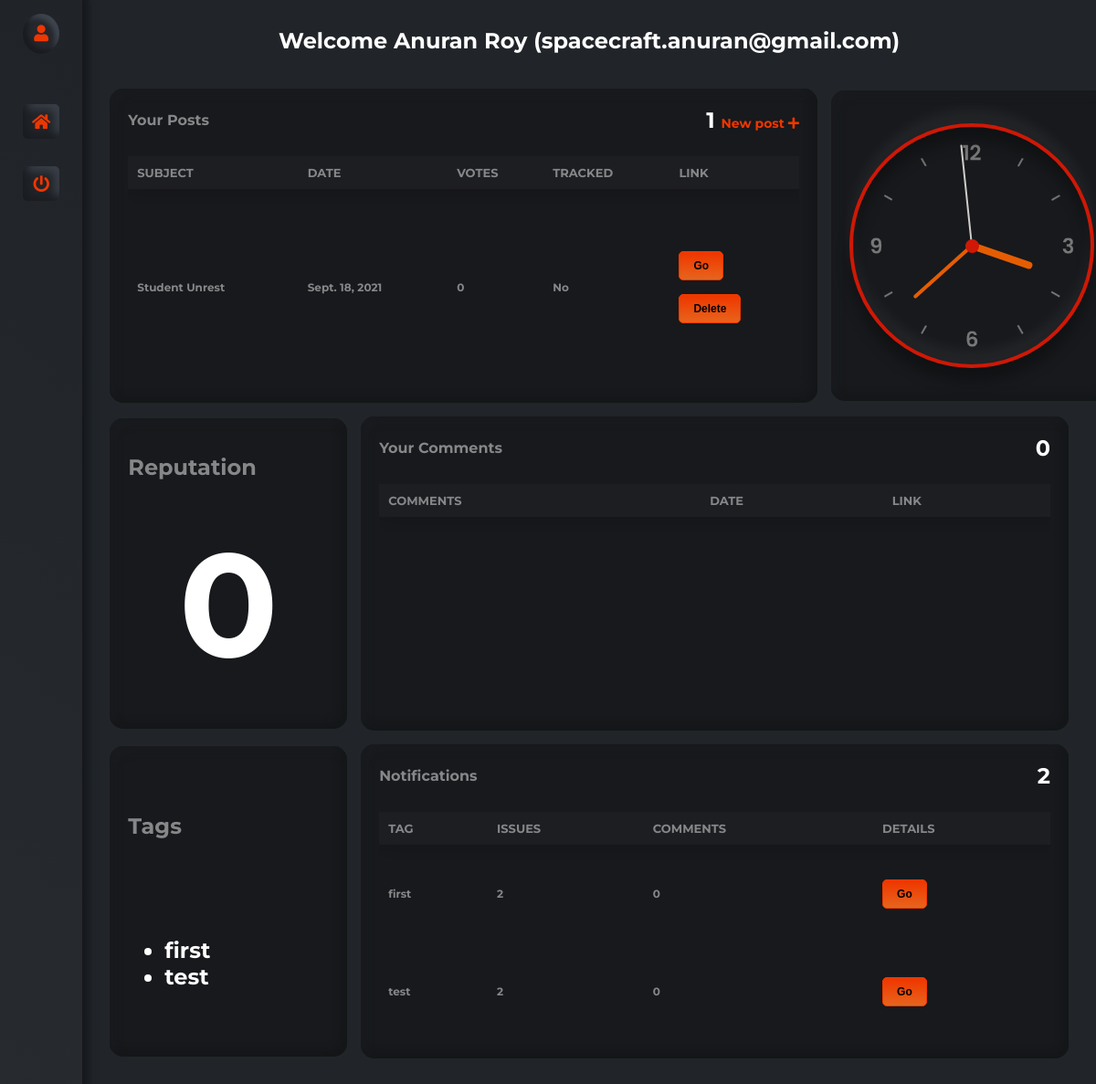
/forum/dashboard/ (signed in), run on an earlier commit of the app's database.
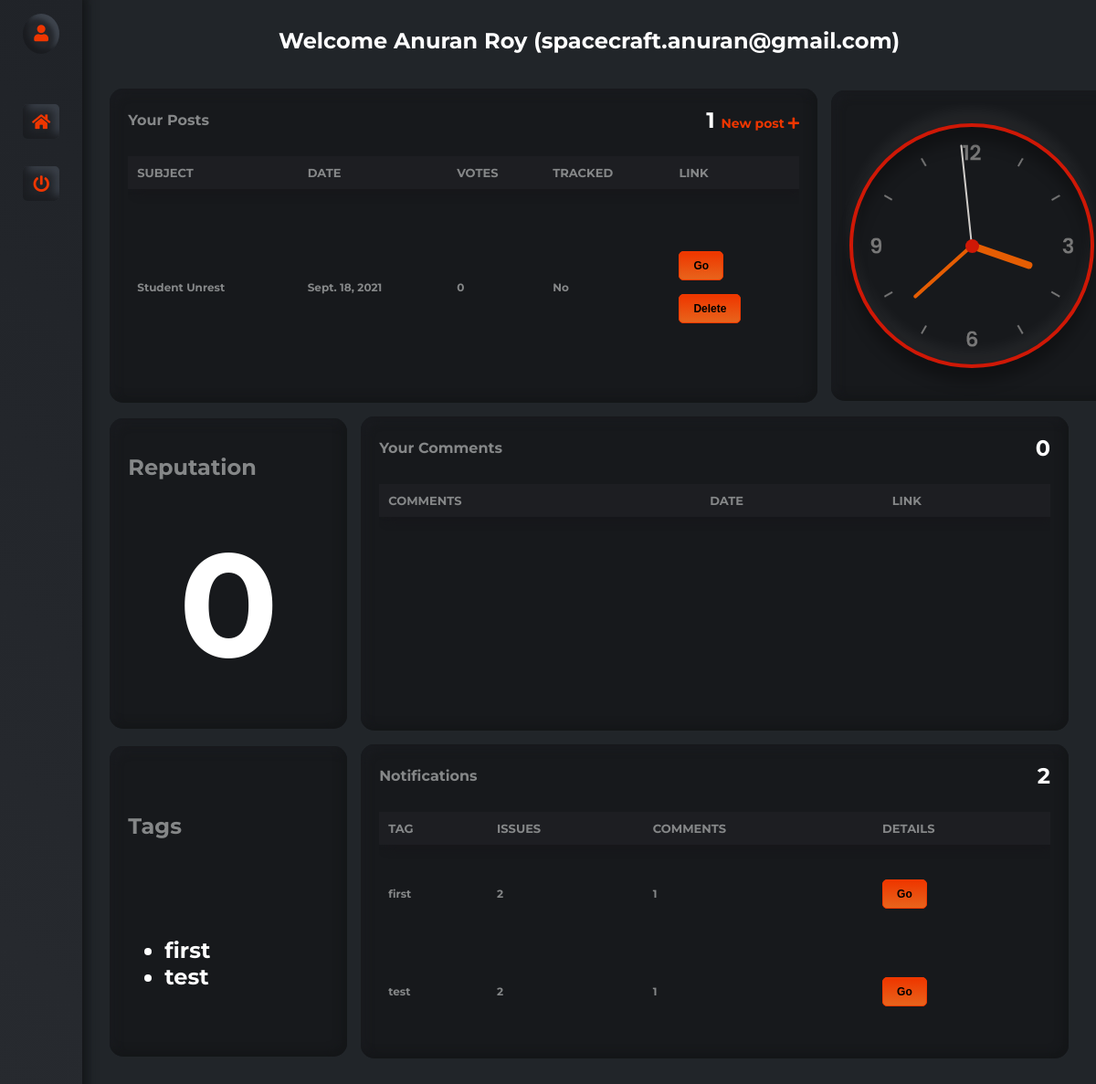
And on a later commit of the database.
### forum/models.py (models this page shows)
class Tags(models.Model):
    sno = models.AutoField(primary_key=True)
    label = models.CharField(max_length=100, default="Untagged", unique=True)
    usernames = models.JSONField(default=list)
    issues = models.JSONField(default=list)
    comments = models.JSONField(default=list)
    def __str__(self):
        return self.label

### forum/views.py (the view)
# urls.py: path('dashboard/', views.dashboard, name="Dashboard"),
def dashboard(request):
    if request.user.is_authenticated:
        activity = list(Issue.objects.filter(user=request.user))
        data = User.objects.filter(username = request.user.username)
        profile = UserProfile.objects.filter(username = request.user.username).first()
        if request.user.is_superuser:
            return redirect("/admin/")
        isTeacher = False
        if(profile == None):
            profile = TeacherProfile.objects.filter(username = request.user.username).first()
            isTeacher = True
        params = dict(data.values()[0])
        params["activity"] = activity
        params["rollno"] = profile.__dict__["rollno"] if not request.user.is_superuser else "NA"
        params["reputation"] = profile.__dict__["reputation"] if not request.user.is_superuser else "Inf"
        params["profilepic"] = profile.__dict__["profilepic"] if not request.user.is_superuser else ''
        if isTeacher:
            params["tags"] = profile.__dict__["tags"]
        comments_activity = list(Comment.objects.filter(username=request.user.username))
        params["comments"] = comments_activity
        if isTeacher:
            a = list(Tags.objects.all())
            username = request.user.username
            ls = []
            for i in a:
                if username in i.usernames:
                    ls.append(i)
            params["notifications"] = ls
            myprof = TeacherProfile.objects.filter(username=username).first()
            ls2 = [x.label for x in ls]
            if myprof is not None:
                myprof.tags = ls2
                myprof.save()
            print(f"\n\n\n{ls}\n\n\n")
        if isTeacher:
            return render(request, 'forum/staff/dashboard.html', params)
        else:
            return render(request, 'forum/student/dashboard.html', params)
    else:
        return redirect('/forum/login')

### forum/templates/forum/staff/dashboard.html (shortened to what the changed rows need)
{% load static %}
<!DOCTYPE html>
<html lang="en">
  <head>
    <link
      rel="stylesheet"
      href="https://cdnjs.cloudflare.com/ajax/libs/font-awesome/5.15.1/css/all.min.css"
    />
    <link rel="stylesheet" href="{% static 'forum/dashboard/styles.css' %}" />
  </head>
  <body>
    <div id="wrapper">
      <div id="page-content-wrapper">
        <p class="row my-4">
        <center><h2 style="color: white;">Welcome {{ first_name }} {{ last_name }} ({{ username }})</h2></center>
        <br>
        <br>
        </p>
        <div class="row">
          <div class="card card1">
            <div class="card1_title_wrapper">
              <h1 class="car1_title">Your Posts</h1>
            </div>
            <div class="card1_table_wrapper card_scroll">
              <table class="card1_table card_scroll" id="PostsTable">
                <thead class="card1_table_head">
                  <tr>
                    <th onclick="sortTable(0,'PostsTable')">Subject</th>
                    <th onclick="sortTable(1,'PostsTable')">Date</th>
                    <th onclick="sortTable(2,'PostsTable')">Votes</th>
                    <th onclick="sortTable(3,'PostsTable')">Tracked</th>
                    <th onclick="sortTable(4,'PostsTable')">Link</th>
                  </tr>
                </thead>
              </table>
            </div>
          </div>
        </div>
        <div class="row row2">
          <div class="card card3">
            <h2>Reputation</h2>
          </div>
          <div class="card card4">
            <div class="card1_title_wrapper">
              <h1 class="car1_title">Your Comments</h1>
            </div>
            <div class="card1_table_wrapper card_scroll">
              <table class="card1_table card_scroll" id="CommentsTable">
                <thead class="card1_table_head">
                  <tr>
                    <th onclick="sortTable(0,'CommentsTable')">Comments</th>
                    <th onclick="sortTable(1,'CommentsTable')">Date</th>
                    <th onclick="sortTable(2,'CommentsTable')">Link</th>
                  </tr>
                </thead>
                </div>
            </div>
          </div>
        </div>
        <div class="row row2">
          <div class="card card3">
            <h2>Tags</h2>
          </div>
          <div class="card card4">
            <div class="card1_title_wrapper">
              <h1 class="car1_title">Notifications</h1>
            </div>
            <div class="card1_table_wrapper card_scroll">
              <table class="card1_table card_scroll" id="NotificationsTable">
                <thead class="card1_table_head">
                  <tr>
                    <th onclick="sortTable(0,'NotificationsTable')">Tag</th>
                    <th onclick="sortTable(1,'NotificationsTable')">Issues</th>
                    <th onclick="sortTable(2,'NotificationsTable')">Comments</th>
                    <th onclick="sortTable(3,'NotificationsTable')">Details</th>
                  </tr>
                </thead>
                <tbody class="card1_table_tbody">
                  {% for i in notifications %}
                    <tr>
                      <td>{{ i.label }}</td>
                      <td>{{ i.issues|length }}</td>
                      <td>{{ i.comments|length }}</td>
                      <td>
                      <a href="/forum/tag/{{ i }}" target="_blank"><button class="btn btn-primary">Go</button></a>
                      </td>
                    </tr>
                  {% endfor %}
                </tbody>
              </table>
            </div>
          </div>
        </div>
      </div>
  </body>
</html>

What changed in the data, as far as the page shows it:
changed Tags "first": comments|length "0" → "1"
changed Tags "test": comments|length "0" → "1"
